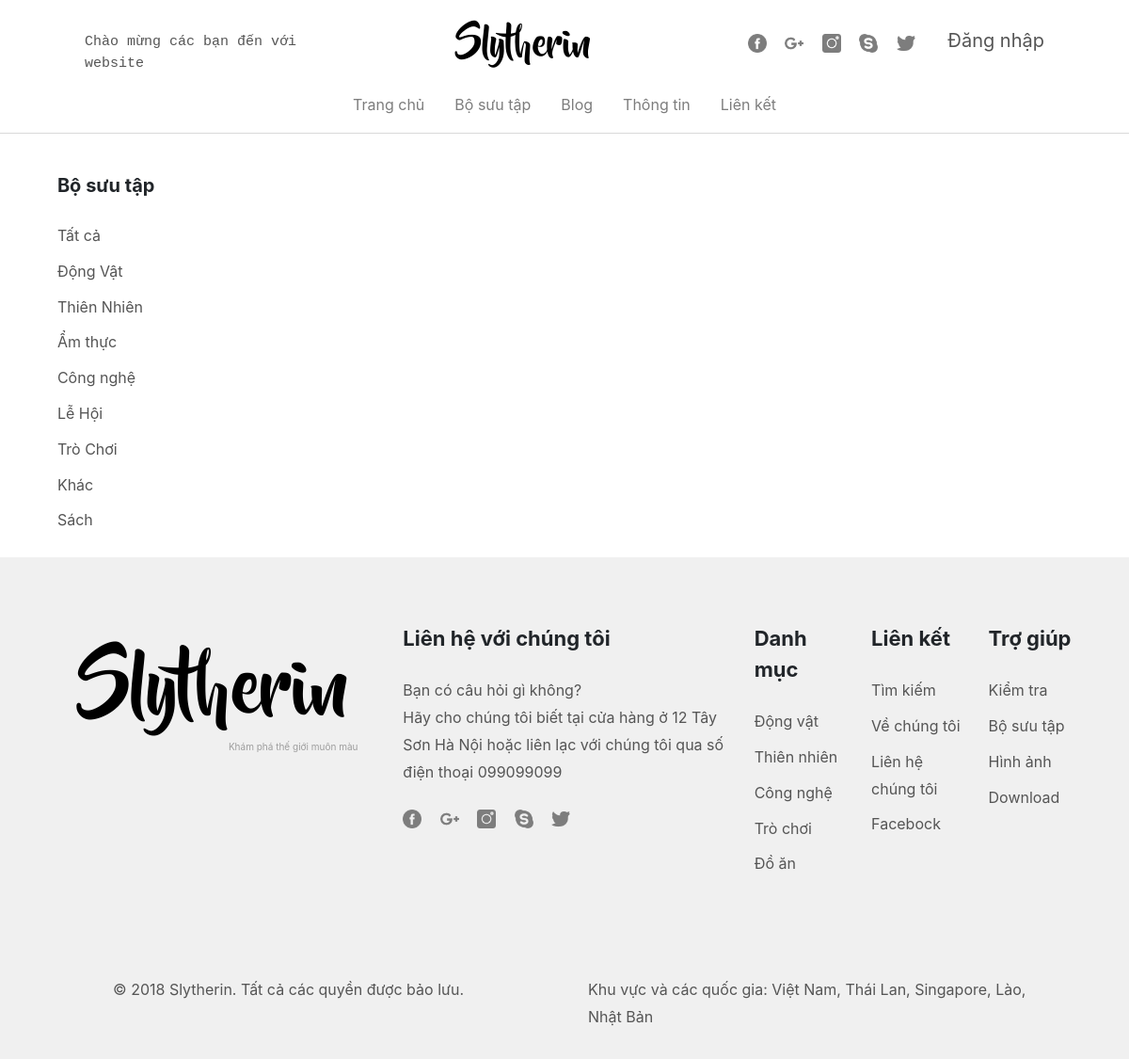
/Sources/collection.php, run on the app's committed database.
### tables this page shows
create table bosuutap(
	MaBoSuuTap int auto_increment,
    TenBoSuuTap varchar(50),
    AnhBoSuuTap varchar(50),
    MoTa varchar(150),
    primary key(MaBoSuuTap)
);

### Sources/collection.php (the view, shortened to what this page needs)
<?php
	$con=mysqli_connect('localhost','root','123456','webhinhanh');
	$sqlCategory="select* from bosuutap";
	$resultCategory = mysqli_query($con, $sqlCategory);
 ?>
<!DOCTYPE html>
<html>
<head>
	<link rel="stylesheet" href="https://maxcdn.bootstrapcdn.com/bootstrap/4.0.0-beta.2/css/bootstrap.min.css">
	<link rel="stylesheet" type="text/css" href="css/styles.css">
</head>
<body >
	<div class="container-fluid" id="div-top-shop">
		<div class="row">
			<div class="col-lg-3 col-md-3 col-sm-3" id="hello-span">
				<span >Chào mừng các bạn đến với website</span>
			</div>
			<div class="col-lg-5 col-md-4 col-sm-4">
				<div class="site-title-shop" align="center">
					<a href="index.php">Slytherin</a>
				</div>
			</div>
			<div class="col-lg-4 col-md-5 col-sm-3" align="right">
				<div class="p-t-logo">
					<a class="p-r-logo" href="https://www.facebook.com/">
						<img class="icon-logo" src="image/icon/fb-logo.png" alt="">
					</a>
					<a class="p-r-logo" href="https://www.google.com/">
						<img class="icon-logo" src="image/icon/google-plus.png" alt="">
					</a>
					<a class="p-r-logo" href="">
						<img class="icon-logo" src="image/icon/inta-logo.png" alt="">
					</a>
					<a class="p-r-logo" href="">
						<img class="icon-logo" src="image/icon/sky-logo.png" alt="">
					</a>
					<a class="p-r-logo" href="">
						<img class="icon-logo" src="image/icon/twitter-logo.png" alt="">
					</a>
					<?php
						if (isset($_SESSION['UserName'])) {
					?>
					<a href="accounts.php" id="account-name"><?php echo $_SESSION['UserName'] ?></a>
					<a href="logout.php" id="logout">/Đăng xuất</a>
					<?php }else
						echo "<a href='login.php' id='login-top'>Đăng nhập</a>";
					?>
				</div>
			</div>
		</div>
	</div>
	<div id="nav-sticky">
		<div class="container-fluid">
			<div class="row">
				<div class="col-lg-12 col-md-12 col-sm-12">
					<div>
						<ul class="nav justify-content-center pd-t">
							<li class="nav-item">
						    	<a class="nav-link active" href="index.php">Trang chủ</a>
						  	</li>
						  	<li class="nav-item">
						    	<a class="nav-link" href="collection.php">Bộ sưu tập</a>
						  	</li>
						  	<li class="nav-item">
						    	<a class="nav-link" href="#">Blog</a>
						  	</li>
						  	<li class="nav-item">
						    	<a class="nav-link" href="about.php">Thông tin</a>
						  	</li>
						  	<li class="nav-item">
						    	<a class="nav-link" href="#">Liên kết</a>
						  	</li>
						</ul>
					</div>
				</div>
			</div>
		</div>
	</div>
	<div id="form-right-shop">
		<div class="container-fluid">
			<div class="row">
				<div class="col-lg-2 col-md-2 col-sm-2">
					<div id="list-shop">
						<span class="text-bold-shop">Bộ sưu tập</span><br><br>
						<ul >
							<li class="p-b-li"><a href="collection.php" class="font-info-bottom">Tất cả</a></li>
							<?php foreach ($resultCategory as $item) {?>
								<li class="p-b-li">
									<a href="collection.php?idcol=<?php echo $item["MaBoSuuTap"] ?>" class="font-info-bottom "><?php echo $item["TenBoSuuTap"]; ?>
									</a>
								</li>
							<?php } ?>
						</ul>
					</div>
				</div>
				<div class="col-lg-10 col-md-10 col-sm-10">
				</div>
			</div>
		</div>
	</div>
	<div class="info-bottom">
		<div class="container-fluid">
			<div class="row">
				<div class="col-lg-4">
					<div class="padding-sly">
						<h1 class="site-title">
							<a href="#">Slytherin</a>
						</h1>
						<p class="site-tiny">Khám phá thế giới muôn màu</p>
					</div>
				</div>
				<div class="col-lg-8">
					<div class="row">
						<div class="col-lg-6">
							<span class="font-bold-bottom">Liên hệ với chúng tôi</span><br><br>
							<div class="font-info-bottom">
								<span>Bạn có câu hỏi gì không?</span><br>
								<span>Hãy cho chúng tôi biết tại cửa hàng ở 12 Tây Sơn Hà Nội hoặc liên lạc với chúng tôi qua số điện thoại 099099099</span><br>
							</div>
							<div class="p-t-logo">
								<a class="p-r-logo" href="https://www.facebook.com/">
									<img class="icon-logo" src="image/icon/fb-logo.png" alt="">
								</a>
								<a class="p-r-logo" href="https://www.google.com/">
									<img class="icon-logo" src="image/icon/google-plus.png" alt="">
								</a>
								<a class="p-r-logo" href="">
									<img class="icon-logo" src="image/icon/inta-logo.png" alt="">
								</a>
								<a class="p-r-logo" href="">
									<img class="icon-logo" src="image/icon/sky-logo.png" alt="">
								</a>
								<a class="p-r-logo" href="">
									<img class="icon-logo" src="image/icon/twitter-logo.png" alt="">
								</a>
							</div>
						</div>
						<div class="col-lg-2 col-md-4 col-sm-4">
							<span class="font-bold-bottom">Danh mục</span><br><br>
							<div >
								<ul >
									<li class="p-b-li"><a href="#" class="font-info-bottom ">Động vật</a></li>
									<li class="p-b-li"><a href="#" class="font-info-bottom">Thiên nhiên</a></li>
									<li class="p-b-li"><a href="#" class="font-info-bottom">Công nghệ</a></li>
									<li class="p-b-li"><a href="#" class="font-info-bottom">Trò chơi</a></li>
									<li class="p-b-li"><a href="#" class="font-info-bottom">Đồ ăn</a></li>
								</ul>
							</div>
						</div>
						<div class="col-lg-2 col-md-4 col-sm-4">
							<span class="font-bold-bottom">Liên kết</span><br><br>
							<div >
								<ul >
									<li class="p-b-li"><a href="#" class="font-info-bottom ">Tìm kiếm</a></li>
									<li class="p-b-li"><a href="#" class="font-info-bottom">Về chúng tôi</a></li>
									<li class="p-b-li"><a href="#" class="font-info-bottom">Liên hệ chúng tôi</a></li>
									<li class="p-b-li"><a href="#" class="font-info-bottom">Facebock</a></li>
								</ul>
							</div>
						</div>
						<div class="col-lg-2 col-md-4 col-sm-4">
							<span class="font-bold-bottom">Trợ giúp</span><br><br>
							<div >
								<ul >
									<li class="p-b-li"><a href="#" class="font-info-bottom">Kiểm tra</a></li>
									<li class="p-b-li"><a href="#" class="font-info-bottom">Bộ sưu tập</a></li>
									<li class="p-b-li"><a href="#" class="font-info-bottom">Hình ảnh</a></li>
									<li class="p-b-li"><a href="#" class="font-info-bottom">Download</a></li>
								</ul>
							</div>
						</div>
					</div>
				</div>
			</div>
		</div>
		<div class="p-l-r-bt">
			<div class="row">
				<div class="col-lg-6">
					<span class="font-info-bottom">© 2018 Slytherin. Tất cả các quyền được bảo lưu.</span>
				</div>
				<div class="col-lg-6">
					<span class="font-info-bottom">Khu vực và các quốc gia: Việt Nam, Thái Lan, Singapore, Lào, Nhật Bản</span>
				</div>
			</div>
		</div>
	</div>
</body>
</html>

### Sources/css/styles.css (style rules this page uses)
#hello-span { color: #555555; font-family: monospace; font-size: 15px; margin-top: 28px; }
#login-top { color: #555555; font-size: 20px; margin-left: 15px; }
.padding-sly { padding-top: 30px; padding-left: 0px; padding-bottom: 0px; padding-right: 0px; text-align: center; }
.site-title { font-size: 80px; font-family: BeyondTheMountains; }
.site-title a { color: black; text-decoration: none; }
.site-tiny { font-size: 10px; margin-top: -10px; margin-left: 170px; color: #9d9d9d; }
#nav-sticky { background-color: white; border-bottom: 0.8px solid #55555538; z-index: 1; padding-top: 10px; padding-bottom: 10px; }
.nav-item a { color: #7d7d7d; }
.info-bottom { background-color: #f0f0f0; padding-left: 40px; padding-right: 40px; padding-top: 70px; padding-bottom: 30px; }
.font-info-bottom { font-size: 16px; color: #555555; line-height: 1.8; }
.font-bold-bottom { font-weight: bold; font-size: 22px; }
.p-b-li { padding-bottom: 9px; }
.p-b-li a { text-decoration: none; }
.p-l-r-bt { padding-left: 80px; padding-right: 60px; padding-top: 80px; }
.icon-logo { height: 20px; width: 20px; }
.p-r-logo { padding-right: 15px; }
.p-t-logo { padding-top: 22px; }
.p-t-logo a { text-decoration: none; }
ul,li { list-style-type: none; padding-left: 0px; }
#div-top-shop { padding-left: 90px; padding-top: 6px; padding-right: 90px; }
.site-title-shop { font-size: 40px; font-family: BeyondTheMountains; padding-top: 15px; }
.site-title-shop a { color: black; text-decoration: none; }
#list-shop { padding-left: 27%; }
#form-right-shop { padding-top: 40px; }
.text-bold-shop { font-weight: bold; font-size: 20px; }

### data on the page
bosuutap: TenBoSuuTap "Động Vật"
bosuutap: TenBoSuuTap "Thiên Nhiên"
bosuutap: TenBoSuuTap "Ẩm thực"
bosuutap: TenBoSuuTap "Công nghệ"
bosuutap: TenBoSuuTap "Lễ Hội"
bosuutap: TenBoSuuTap "Trò Chơi"
bosuutap: TenBoSuuTap "Khác"
bosuutap: TenBoSuuTap "Sách"
